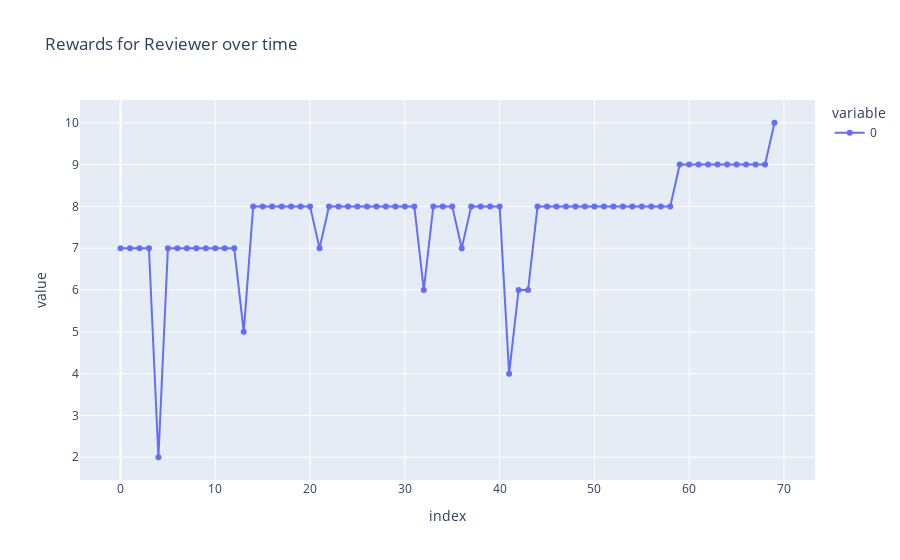

The notebook cell this image was saved under:
### Markdown cell above
## Charts for Reviewer

### Code cell
fig_1 = px.line(
    hist_reviewer_rewards,
    markers=True,
    title="Rewards for Reviewer over time"
)
fig_1.show()

### Figure 1 — Plotly figure (JSON) as saved in the notebook; plotly's stock layout.template omitted (floating-point values rounded to 4 significant figures)
{"data": [{"hovertemplate": "variable=0<br>index=%{x}<br>value=%{y}<extra></extra>", "legendgroup": "0", "line": {"color": "#636efa", "dash": "solid"}, "marker": {"symbol": "circle"}, "mode": "markers+lines", "name": "0", "orientation": "v", "showlegend": true, "type": "scatter", "x": [0, 1, 2, 3, 4, 5, 6, 7, 8, 9, 10, 11, 12, 13, 14, 15, 16, 17, 18, 19, 20, 21, 22, 23, 24, 25, 26, 27, 28, 29, 30, 31, 32, 33, 34, 35, 36, 37, 38, 39, 40, 41, 42, 43, 44, 45, 46, 47, 48, 49, 50, 51, 52, 53, 54, 55, 56, 57, 58, 59, 60, 61, 62, 63, 64, 65, 66, 67, 68, 69], "xaxis": "x", "y": [7, 7, 7, 7, 2, 7, 7, 7, 7, 7, 7, 7, 7, 5, 8, 8, 8, 8, 8, 8, 8, 7, 8, 8, 8, 8, 8, 8, 8, 8, 8, 8, 6, 8, 8, 8, 7, 8, 8, 8, 8, 4, 6, 6, 8, 8, 8, 8, 8, 8, 8, 8, 8, 8, 8, 8, 8, 8, 8, 9, 9, 9, 9, 9, 9, 9, 9, 9, 9, 10], "yaxis": "y"}], "layout": {"legend": {"title": {"text": "variable"}, "tracegroupgap": 0}, "title": {"text": "Rewards for Reviewer over time"}, "xaxis": {"anchor": "y", "domain": [0, 1], "title": {"text": "index"}}, "yaxis": {"anchor": "x", "domain": [0, 1], "title": {"text": "value"}}}}
